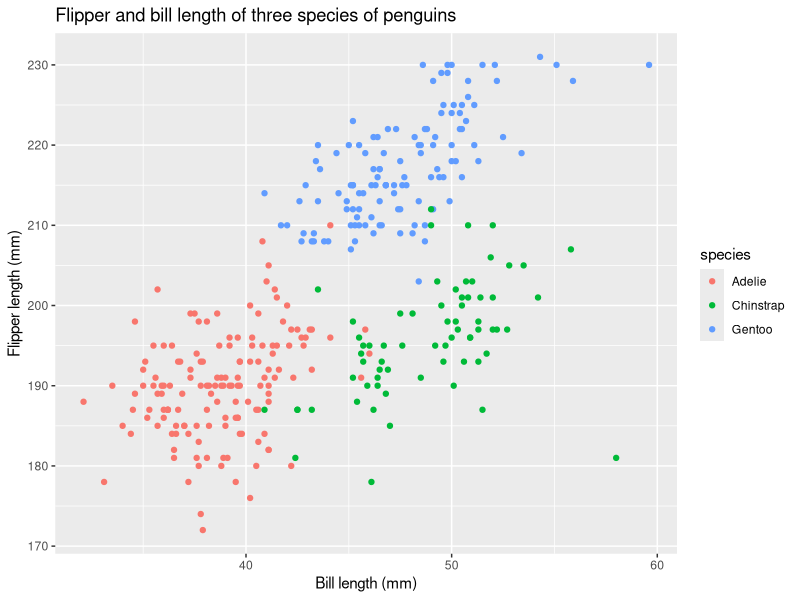
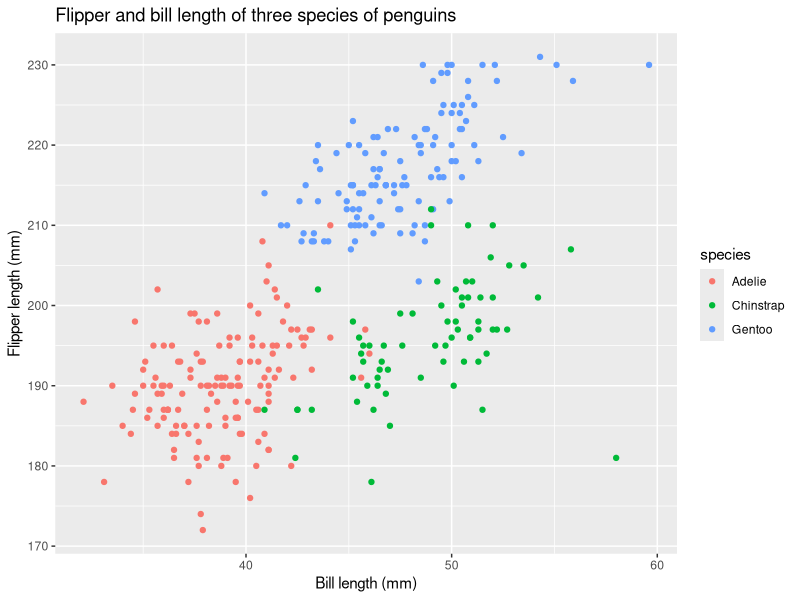

Recreate these plots in R, in order.
## ---- chunk 1
library(tidyverse)
## ---- chunk 2
sample_df = tibble(
  sample_rnorm = rnorm(10),
  sample_logical = sample_rnorm > 0,
  sample_char = c("a","b","c","d","e","f","g","h","i","j"),
  sample_factor = factor(c("high","middle","low","high","middle","low","high",
                    "middle","low","middle"))
)
## ---- chunk 3
as.numeric(sample_df$sample_logical)
as.numeric(sample_df$sample_char)
as.numeric(sample_df$sample_factor)
## ---- chunk 4
as.numeric(sample_df$sample_logical) * sample_df$sample_rnorm
as.factor(sample_df$sample_logical) * sample_df$sample_rnorm
as.numeric( as.factor(sample_df$sample_logical)) * sample_df$sample_rnorm
## ---- chunk 5
library(palmerpenguins)
## ---- chunk 6
data("penguins", package = "palmerpenguins")
penguins_new = na.omit(penguins)
## ---- chunk 7
penguins_scatterplot = ggplot(penguins_new, aes(x = bill_length_mm, y = flipper_length_mm, color = species))  + labs(y = "Flipper length (mm)", x = "Bill length (mm)", title = "Flipper and bill length of three species of penguins") + geom_point()
penguins_scatterplot
## ---- chunk 8
ggsave("penguins_scatterplot.pdf")
